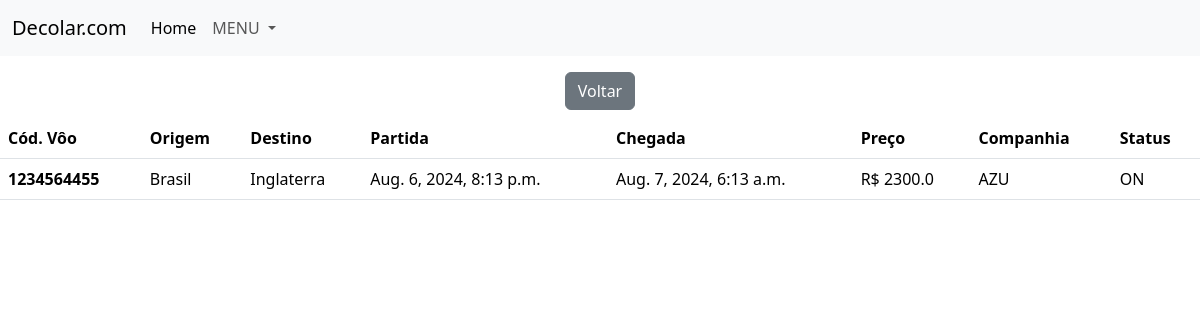
Page /api/history_voos/3/ on the committed database.
### app/migrations/models/voo.py (models this page shows, shortened)
class Voo(BaseModel):
    class Meta:
        abstract = False
    cod_voo = models.CharField(max_length=10, validators=[MinLengthValidator(1)], blank=False, null=False, unique=True)
    origem = models.CharField(max_length=50, validators=[MinLengthValidator(3)], blank=False, null=False)
    destino = models.CharField(max_length=50, validators=[MinLengthValidator(3)], blank=False, null=False)
    partida = models.DateTimeField()
    chegada = models.DateTimeField()
    assentos_disp = models.IntegerField(default=100)
    preco = models.FloatField(validators=[MinValueValidator(0)], blank=False, null=False)
    companhia = models.CharField(choices=[(companhia.name, companhia.value) for companhia in Companhia], max_length=15)
    duracao_voo = models.DurationField()
    status = models.CharField(choices=[(status.name, status.value) for status in Status], max_length=15)
    passageiro = models.ManyToManyField(Passageiro, blank=True)
    def get_voos_by_passageiro(p: Passageiro):
        try:
            if isinstance(p, Passageiro):
                return list(Voo.objects.filter(passageiro=p))
            else:
                raise TypeError('Tipo de parâmetro inválido')
        except Exception as e:
                    raise e

### app/views/passageiro_views.py (the view)
# urls.py: path('api/history_voos/<int:id>/', get_voos_passageiro, name='history_voos'),
def get_voos_passageiro(request, id):
    passageiro = get_object_or_404(Passageiro, pk=id)
    try:
        if request.method == 'GET':
            if isinstance(passageiro, Passageiro):
                lista_voos = Voo.get_voos_by_passageiro(passageiro)
                context = {
                    'lista_voos': lista_voos
                }
                return render(request, 'historico_voos.html', context)
            else:
                raise Exception('Formulário inválido')
        else:
            raise Exception('Método Inválido')
    except Exception as e:
        context = {
            'message': e
        }
        return render(request, 'error.html', context)

### app/templates/historico_voos.html
{% extends 'base.html' %}
{% block conteudo %}
<div class="container-sm" style="display: flex; justify-content: center;">
    <a href="{% url 'list_passageiros' %}">
        <button type="button" class="btn btn-secondary m-2">Voltar</button>
    </a>
</div>
    <table class="table">
        <thead>
        <tr>
            <th scope="col">Cód. Vôo</th>
            <th scope="col">Origem</th>
            <th scope="col">Destino</th>
            <th scope="col">Partida</th>
            <th scope="col">Chegada</th>
            <th scope="col">Preço</th>
            <th scope="col">Companhia</th>
            <th scope="col">Status</th>
        </tr>
        </thead>
        <tbody>
        {% for voo in lista_voos %}
        <tr>
            <th scope="row">{{voo.cod_voo}}</th>
            <td>{{voo.origem}}</td>
            <td>{{voo.destino}}</td>
            <td>{{voo.partida}}</td>
            <td>{{voo.chegada}}</td>
            <td>R$ {{voo.preco}}</td>
            <td>{{voo.companhia}}</td>
            <td>{{voo.status}}</td>
        </tr>
        {% endfor %}
        </tbody>
    </table>
{% endblock %}

### rows in the picture
Voo: cod_voo "1234564455", origem "Brasil", destino "Inglaterra", partida "Aug. 6, 2024, 8:13 p.m.", chegada "Aug. 7, 2024, 6:13 a.m.", preco "2300.0", companhia "AZU", status "ON"
